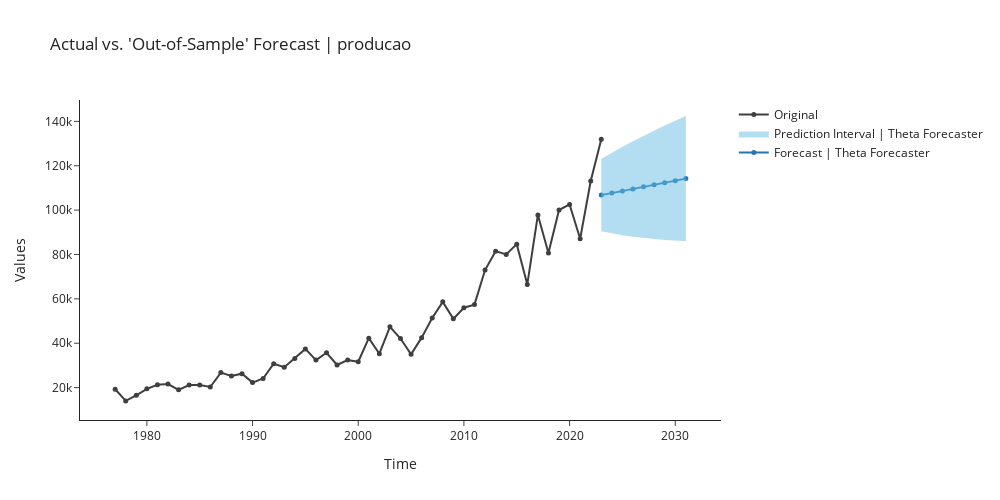

The notebook cell saved with this chart:
### Markdown cell above
### theta

### Code cell
theta = exp.create_model('theta')
exp.plot_model(plot = 'decomp', 
               data_kwargs = {'type' : 'multiplicative'},
               fig_kwargs = {"height":500,"width":1000,"template": "simple_white","hoverinfo":"none","big_data_threshold":50})
exp.plot_model(estimator = theta, 
               plot = 'forecast', 
               data_kwargs = {'fh' : 9},
               fig_kwargs = {"height":500,"width":1000,"template": "simple_white","hoverinfo":"none","big_data_threshold":50})
exp.predict_model(theta, fh = 9)

### Figure 1 — Plotly figure (JSON) as saved in the notebook; plotly's stock layout.template omitted (floating-point values rounded to 4 significant figures)
{"data": [{"line": {"color": "#1f77b4"}, "marker": {"size": 5}, "mode": "lines+markers", "name": "Forecast | Theta Forecaster", "showlegend": true, "type": "scatter", "x": [2023, 2024, 2025, 2026, 2027, 2028, 2029, 2030, 2031], "y": [106800.0, 107700.0, 108600.0, 109600.0, 110500.0, 111400.0, 112300.0, 113300.0, 114200.0]}, {"line": {"width": 0}, "marker": {"color": "#68BBE3"}, "mode": "lines", "name": "Lower Interval", "showlegend": false, "type": "scatter", "x": [2023, 2024, 2025, 2026, 2027, 2028, 2029, 2030, 2031], "y": [90520.0, 89510.0, 88700.0, 88020.0, 87460.0, 86980.0, 86590.0, 86250.0, 85980.0]}, {"fill": "tonexty", "fillcolor": "rgba(104,187,227,0.5)", "line": {"width": 0}, "marker": {"color": "#68BBE3"}, "mode": "lines", "name": "Prediction Interval | Theta Forecaster", "showlegend": true, "type": "scatter", "x": [2023, 2024, 2025, 2026, 2027, 2028, 2029, 2030, 2031], "y": [123000.0, 125900.0, 128600.0, 131100.0, 133500.0, 135800.0, 138100.0, 140300.0, 142400.0]}, {"marker": {"color": "#3f3f3f", "size": 5}, "mode": "lines+markers", "name": "Original", "showlegend": true, "type": "scatter", "x": [1977, 1978, 1979, 1980, 1981, 1982, 1983, 1984, 1985, 1986, 1987, 1988, 1989, 1990, 1991, 1992, 1993, 1994, 1995, 1996, 1997, 1998, 1999, 2000, 2001, 2002, 2003, 2004, 2005, 2006, 2007, 2008, 2009, 2010, 2011, 2012, 2013, 2014, 2015, 2016, 2017, 2018, 2019, 2020, 2021, 2022, 2023], "y": [19256, 14017, 16514, 19435, 21284, 21605, 19015, 21178, 21175, 20265, 26759, 25224, 26268, 22258, 24100.0, 30770.0, 29210.0, 33170.0, 37440.0, 32400.0, 35720.0, 30190.0, 32390.0, 31640.0, 42290.0, 35270.0, 47410.0, 42130.0, 35010.0, 42510.0, 51370.0, 58650.0, 51000.0, 56020.0, 57410.0, 72980.0, 81510.0, 80050.0, 84670.0, 66530.0, 97840.0, 80710.0, 100000.0, 102600.0, 87100.0, 113100.0, 131900.0]}], "layout": {"autosize": false, "height": 500, "showlegend": true, "title": {"text": "Actual vs. 'Out-of-Sample' Forecast | producao"}, "width": 1000, "xaxis": {"title": {"text": "Time"}}, "yaxis": {"title": {"text": "Values"}}}}
